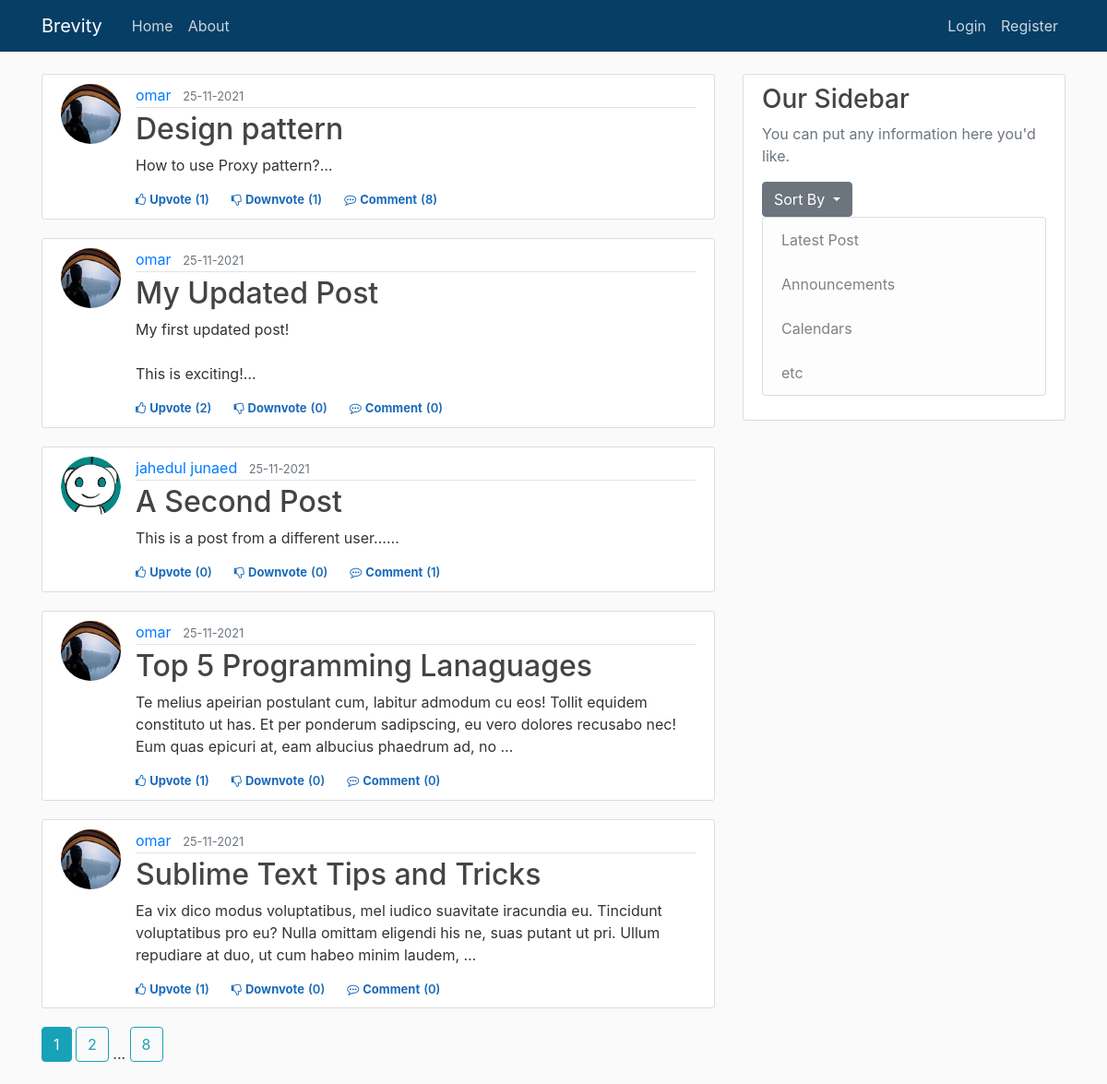
The page / on the database its author committed.
### brevity/models.py (models this page shows, shortened)
class Post(db.Model):
    id = db.Column(db.Integer, primary_key=True)
    title = db.Column(db.String(100), nullable=False)
    date_posted = db.Column(db.DateTime, nullable=False, default=datetime.utcnow)
    content = db.Column(db.Text, nullable=False)
    user_id = db.Column(db.Integer, db.ForeignKey('user.id'), nullable=False)
    tag = db.Column(db.String(200))  ### delete later
    tags = db.relationship('Tag', backref='post', cascade="all, delete", lazy='dynamic')
    upvotes = db.relationship('Upvote', backref='post', lazy='dynamic')
    downvotes = db.relationship('Downvote', backref='post', lazy='dynamic')
    comments = db.relationship('Comment', backref='post', lazy='dynamic')

class User(db.Model, UserMixin):
    id = db.Column(db.Integer, primary_key=True)
    username = db.Column(db.String(20), unique=True, nullable=False)
    email = db.Column(db.String(120), unique=True, nullable=False)
    image_file = db.Column(db.String(20), nullable=False, default='default.jpg')
    password = db.Column(db.String(60), nullable=False)
    posts = db.relationship('Post', backref='author', lazy=True)                    #By default SQLAlchemy guess the relationship to be one to many as posts returns a list of post.
    upvoted = db.relationship('Upvote', foreign_keys='Upvote.user_id', backref='user', lazy='dynamic')
    downvoted = db.relationship('Downvote', foreign_keys='Downvote.user_id', backref='user', lazy='dynamic')
    commented = db.relationship('Comment', backref='author', lazy=True)

### brevity/main/routes.py (the view)
@main.route("/")
@main.route("/home/<int:type>",methods=['GET', 'POST'])
def home(type=0):
    page = request.args.get('page', 1, type=int)      # type = int : to raise value error when someone passes anything other than int.
    print(type)
    if type==0:
        posts =  Post.query.paginate(page=page, per_page=5)
    elif type==1:
        posts =  Post.query.order_by(Post.date_posted.desc()).paginate(page=page, per_page=5)
    return render_template('home.html', posts = posts)

### brevity/templates/home.html (shortened to what this page needs)
{% extends "layout.html" %}
{% block content %}
    {% for post in posts.items %}
        <article class="media content-section col-md-15">
            <img class="rounded-circle article-img" src="{{ url_for('static', filename = 'profile_pics/' + post.author.image_file)}}">
            <div class="media-body ">
                <div class="article-metadata">
                    <a class="mr-2" href="{{ url_for('users.user_posts', username=post.author.username) }}">{{ post.author.username }}</a>
                    <small class="text-muted">{{ post.date_posted.strftime('%d-%m-%Y') }}</small>
                </div>
                <h2><a class="article-title" href="{{ url_for('posts.post', post_id=post.id) }}">{{ post.title }}</a></h2>
                <p class="article-content">{{ post.content[:200] }}<span>&#8230;</span></p>
                <div>
                {% if current_user.is_authenticated %}
                    <div class="d-flex flex-row fs-12" id="vote{{post.id}}">
                        {% if not current_user.has_upvoted_post(post) %}
                            <div class="like cursor votestyle vote" post_id="{{post.id}}" action="upvote"><i class="fa fa-thumbs-o-up"></i><span class="ml-1">Upvote</span></div>
                            <div class="like vote_count" ><span class="ml-1 mr-4">({{post.upvotes.count()}})</span></div>
                        {% else %}
                            <div class="like cursor upvotedstyle vote" post_id="{{post.id}}" action="upvote"><i class="fa fa-thumbs-o-up"></i><span class="ml-1">Upvoted</span></div>
                            <div class="like upvoted_count" ><span class="ml-1 mr-4">({{post.upvotes.count()}})</span></div>
                        {% endif %}
                        {% if not current_user.has_downvoted_post(post) %}
                            <div class="like downvotecursor votestyle vote" post_id="{{post.id}}" action="downvote"><i class="fa fa-thumbs-o-down"></i><span class="ml-1">Downvote</span></div>
                            <div class="like vote_count"><span class="ml-1 mr-4">({{post.downvotes.count()}})</span></div>
                        {% else %}
                            <div class="like downvotecursor downvotedstyle vote" post_id="{{post.id}}" action="downvote"><i class="fa fa-thumbs-o-down"></i><span class="ml-1">Downvoted</span></div>
                            <div class="like downvoted_count"><span class="ml-1 mr-4">({{post.downvotes.count()}})</span></div>
                        {% endif %}
                        <div class="like cursor comment"><i class="fa fa-commenting-o"></i><span class="ml-1"><a class="mr-1 like cursor comment" href="{{ url_for('posts.post', post_id=post.id) }}">Comment</a></span></div>
                        <div class="like comment_count"><span class="ml-0">({{post.comments.count()}})</span></div>
                    </div>
                {% else %}
                    <div class="d-flex flex-row fs-12">
                        <div class="like cursor unauthorised_upvote"><i class="fa fa-thumbs-o-up"></i><span class="ml-1"><a class="like cursor unauthorised_upvote" href="{{ url_for('posts.vote_action', post_id=post.id, action='unauthorized_upvote')}}">Upvote</a></span></div>
                        <div class="like vote_count" ><span class="ml-1 mr-4">({{post.upvotes.count()}})</span></div>
                        <div class="like downvotecursor unauthorised_downvote"><i class="fa fa-thumbs-o-down"></i><span class="ml-1"><a class="like downvotecursor unauthorised_downvote" href="{{ url_for('posts.vote_action', post_id=post.id, action='unauthorized_downvote')}}">Downvote</a></span></div>
                        <div class="like vote_count"><span class="ml-1 mr-4">({{post.downvotes.count()}})</span></div>
                        <div class="like cursor comment"><i class="fa fa-commenting-o"></i><span class="ml-1"><a class="mr-1 like cursor comment" href="{{ url_for('posts.post', post_id=post.id) }}">Comment</a></span></div>
                        <div class="like comment_count"><span class="ml-0">({{post.comments.count()}})</span></div>
                    </div>
                {% endif %}
                </div>
            </div>
        </article>
    {% endfor %}
    {% for page_num in posts.iter_pages(left_edge=1, right_edge=1, left_current=1, right_current=2) %}
        {% if page_num %}
            {% if posts.page == page_num %}
                <a class="btn btn-info mb-4" href="{{ url_for('main.home', page = page_num) }}">{{ page_num }}</a>
            {% else %}
                <a class="btn btn-outline-info mb-4" href="{{ url_for('main.home', page = page_num) }}">{{ page_num }}</a>
            {% endif %}
        {% else %}
            ...
        {% endif %}
    {% endfor %}
{% endblock content %}

### brevity/templates/layout.html (shortened to what this page needs)
<!DOCTYPE html>
<html lang="en">
<head>
    <link rel="stylesheet" href="https://maxcdn.bootstrapcdn.com/bootstrap/4.0.0/css/bootstrap.min.css"
>
    <link rel="stylesheet" type="text/css" href="{{url_for('static', filename='main.css')}}">
</head>
<body>
    <header class="site-header">
        <nav class="navbar navbar-expand-md navbar-dark bg-steel fixed-top">
            <div class="container">
                <a class="navbar-brand mr-4" href="/">Brevity</a>
                <div class="collapse navbar-collapse" id="navbarToggle">
                    <div class="navbar-nav mr-auto">
                        <a class="nav-item nav-link" href="{{ url_for('main.home') }}">Home</a>
                        <a class="nav-item nav-link" href="{{ url_for('main.about') }}">About</a>
                    </div>
                    <div class="navbar-nav">
                        {% if current_user.is_authenticated %}
                            <a class="nav-item nav-link" href="{{ url_for('posts.new_post') }}">New Post</a>
                            <a class="nav-item nav-link" href="{{ url_for('users.account') }}">Account</a>
                            <a class="nav-item nav-link" href="{{ url_for('users.logout') }}">Logout</a>
                        {% else %}
                            <a class="nav-item nav-link" href="{{ url_for('users.login') }}">Login</a>
                            <a class="nav-item nav-link" href="{{ url_for('users.register') }}">Register</a>
                        {% endif %}
                    </div>
                </div>
            </div>
        </nav>
    </header>
    <main role="main" class="container">
        <div class="row">
            <div class="col-md-8">
                {% block content %}{% endblock %}
            </div>
            <div class="col-md-4">
                <div class="content-section">
                    <h3>Our Sidebar</h3>
                    <p class='text-muted'>You can put any information here you'd like.
                        <div class="dropdown">
                            <button class="btn btn-secondary dropdown-toggle" type="button" id="dropdownMenuButton" data-toggle="dropdown" aria-haspopup="true" aria-expanded="false">
                              Sort By
                            </button>
                          </div>
                    <ul class="list-group">
                        <li class="list-group-item list-group-item-light">Latest Post</a></li>
                        <li class="list-group-item list-group-item-light">Announcements</li>
                        <li class="list-group-item list-group-item-light">Calendars</li>
                        <li class="list-group-item list-group-item-light">etc</li>
                    </ul>
                    </p>
                </div>
            </div>
        </div>
    </main>
</body>
</html>

### brevity/static/main.css (style rules this page uses)
body { background: #fafafa; color: #333333; margin-top: 5rem; }
h1, h2, h3, h4, h5, h6 { color: #444444; }
.bg-steel { background-color: #073e66; }
.site-header .navbar-nav .nav-link { color: #cbd5db; }
.content-section { background: #ffffff; padding: 10px 20px; border: 1px solid #dddddd; border-radius: 3px; margin-bottom: 20px; }
.article-title { color: #444444; }
.article-content { white-space: pre-line; }
.article-img { height: 65px; width: 65px; margin-right: 16px; }
.article-metadata { padding-bottom: 1px; margin-bottom: 4px; border-bottom: 1px solid #e3e3e3 }
.fs-12 { font-size: 12px }
.cursor { cursor: pointer }
.downvotecursor { cursor: pointer }
.vote_count { color: #1a6ab9; font-size: 13px; font-weight: 600; }
.comment { color: #1a6ab9; font-size: 13px; font-weight: 700; }
.comment_count { color: #1a6ab9; font-size: 13px; font-weight: 600; }
.unauthorised_upvote { color: #1a6ab9; font-size: 13px; font-weight: 700; }
.unauthorised_downvote { color: #1a6ab9; font-size: 13px; font-weight: 700; }

### rows shown on the page
Post: image_file (picture), author.username "omar", date_posted "25-11-2021", title "Design pattern", content "How to use Proxy pattern?", upvotes.count "1", downvotes.count "1", comments.count "8"
Post: image_file (picture), author.username "omar", date_posted "25-11-2021", title "My Updated Post", content "My first updated post! This is exciting!", upvotes.count "2", downvotes.count "0", comments.count "0"
Post: image_file (placeholder picture), author.username "jahedul junaed", date_posted "25-11-2021", title "A Second Post", content "This is a post from a different user...", upvotes.count "0", downvotes.count "0", comments.count "1"
Post: image_file (picture), author.username "omar", date_posted "25-11-2021", title "Top 5 Programming Lanaguages", content "Te melius apeirian postulant cum, labitur admodum cu eos! Tollit equidem constituto ut has. Et per ponderum sadipscing, eu vero dolores recusabo nec! Eum quas epicuri at, eam albucius phaedrum ad, no", upvotes.count "1", downvotes.count "0", comments.count "0"
Post: image_file (picture), author.username "omar", date_posted "25-11-2021", title "Sublime Text Tips and Tricks", content "Ea vix dico modus voluptatibus, mel iudico suavitate iracundia eu. Tincidunt voluptatibus pro eu? Nulla omittam eligendi his ne, suas putant ut pri. Ullum repudiare at duo, ut cum habeo minim laudem,", upvotes.count "1", downvotes.count "0", comments.count "0"

### other values the page prints
{{ page_num }} "1"
{{ page_num }} "2" "8"
